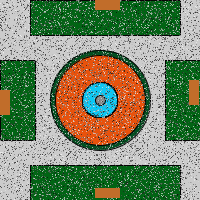
Frame 1 (no input)
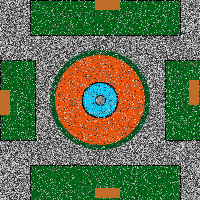
Frame 60 (the mouse pressed at the canvas centre just before this capture)
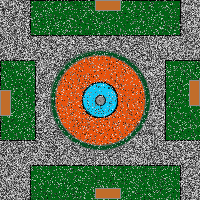
Frame 120 (the mouse held since frame 60 and released just before this capture)

The Processing sketch that drew these frames (run headless with seeded random() and noise(); from frame 60 on, the mouse is pressed at the canvas centre):

// Processing sketch: processing_97769
// ── processing_97769.pde

//Patrícia
void setup(){
  size(200,200);
    frameRate(15);
}


void draw(){



//grama
fill(1,80,32);

ellipse(100,100,100,100);
 
 //canteiro de flores
 
int cols = width;
int rows = height;
  
int[][] myArray = new int[cols][rows];
fill(232,82,12);
 ellipse(100,100,90,90);
 
for (int i = 0; i < cols; i++) {
  for (int j = 0; j < rows; j++) {
    myArray[i][j] = int(random(1000));
  }
    fill(12,200,245);
 stroke(4);
  ellipse(100,100,35,35);
  fill(136,141,142);
ellipse(100,100,10,10);
 fill(1,100,20);
rect(30,0,150,35);
rect(30,165,150,35);
rect(0,60,35,80);
rect(165,60,35,80);
}
  
// Draw points
for (int i = 0; i < cols; i++) {
  for (int j = 0; j < rows; j++) {
    stroke(myArray[i][j]);
    point(i,j);
  }

}


 
 //fonte
  
 
 
//rua
 

//banco
fill(193,109,42);
rect(95,0,25,10);
rect(0,90,10,25);
rect(189,80,10,25);
rect(95,188,25,10);
}
